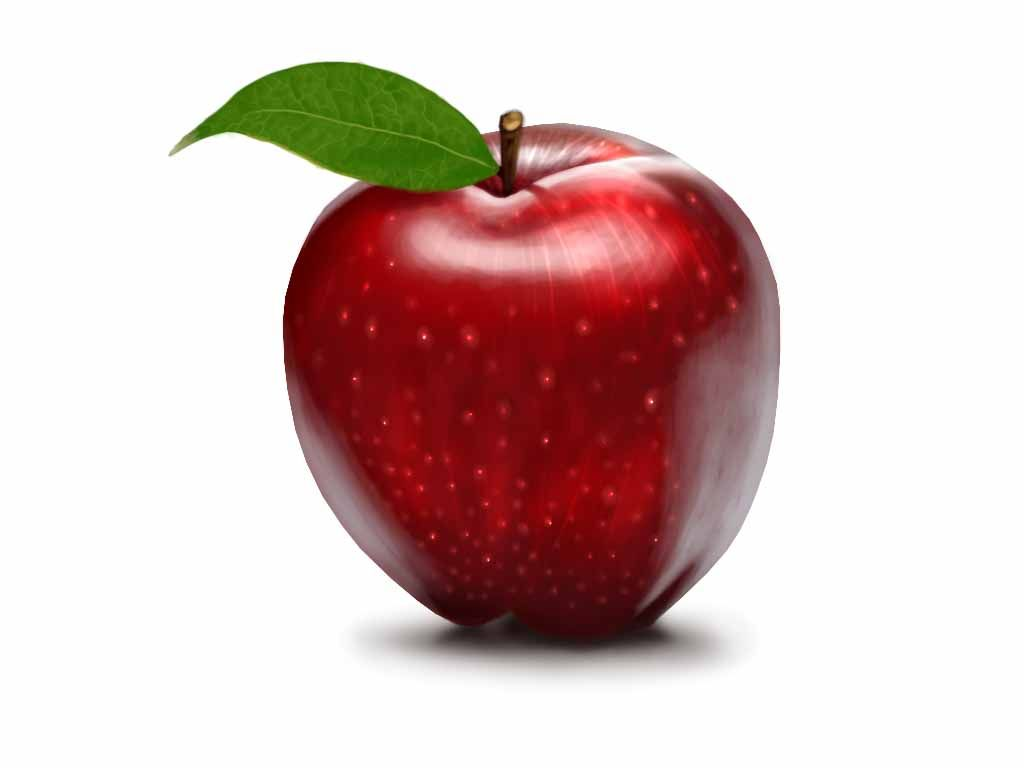
#> input picture apple.jpg, 1024 x 768 px, found by its file name
$ python Vignette.py
#> lines starting #> are read from the running program, lines starting #| are printed output that depends on the picture
import cv2
import numpy as np

image=cv2.imread("images/apple.jpg")
#> image is the input picture: shape (768, 1024, 3); mean B, G, R 191.4, 193.8, 216.5
rows,cols=image.shape[:2]
#> rows = 768; cols = 1024
kernal_x=cv2.getGaussianKernel(cols,200)
kernal_y=cv2.getGaussianKernel(rows,200)
# rows*cols
kernal=kernal_y*kernal_x.T
#normalize the kernal
kernal=kernal/np.linalg.norm(kernal)

mask=255*kernal
output=np.copy(image)
for i in range(3):
    output[:,:,i]=output[:,:,i]*mask
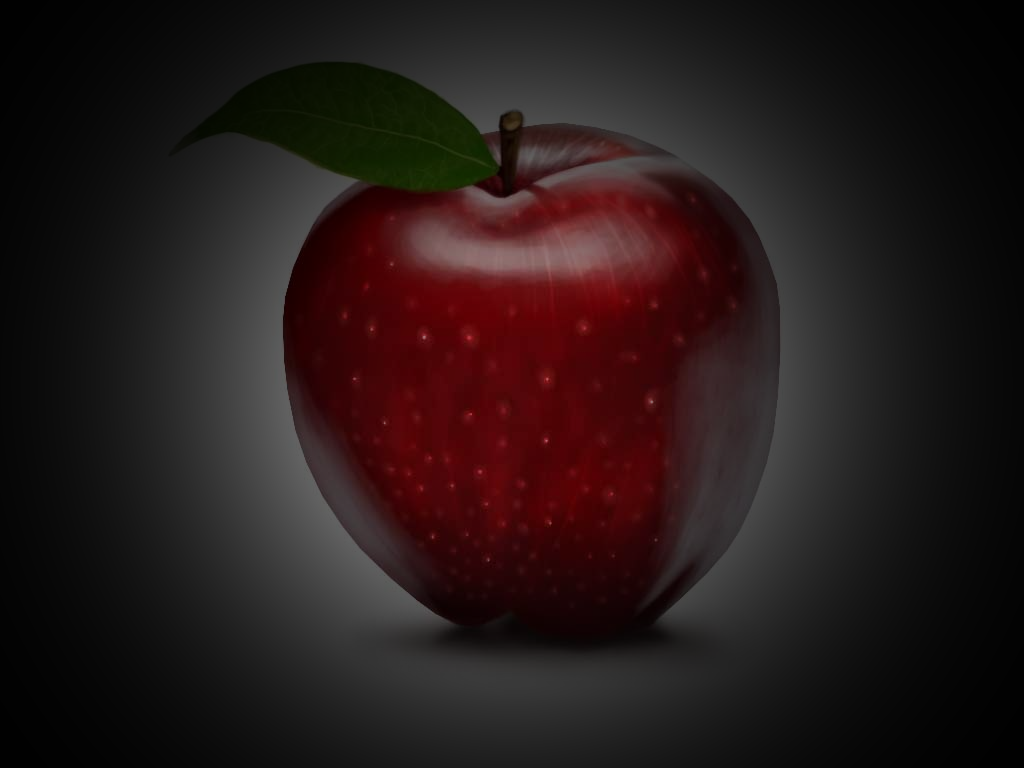
#> output: shape (768, 1024, 3); mean B, G, R 25.3, 25.5, 37.8


cv2.imshow("Original Image",image)
cv2.waitKey()

cv2.imshow("Vignette Image",output)
cv2.waitKey()
cv2.destroyAllWindows()
